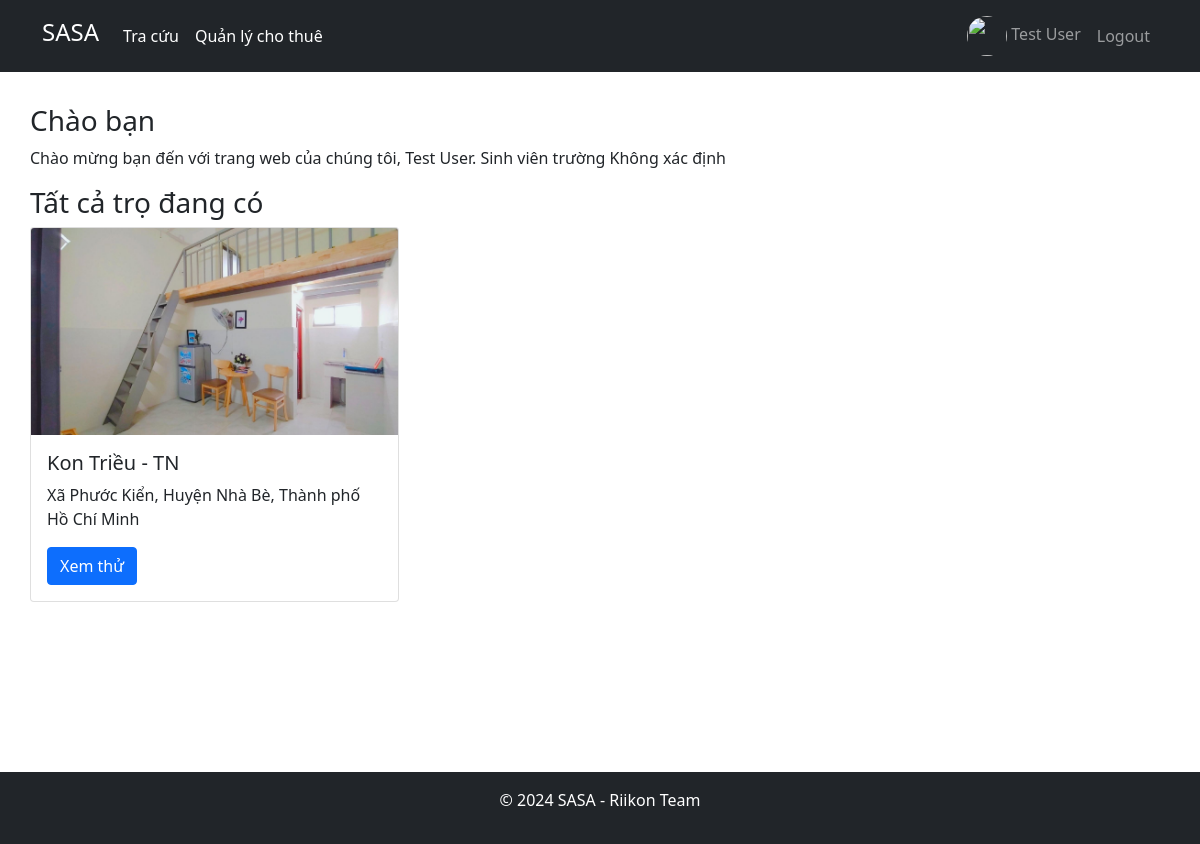
Screenshot of /home (signed in) with the database file from the repository.
### app/models.py (models this page shows, shortened)
class User(db.Model, UserMixin):
    id = db.Column(db.Integer, primary_key=True)
    email = db.Column(db.String(120), unique=True, nullable=False)
    name = db.Column(db.String(120), nullable=False)
    avatar = db.Column(db.String(200), nullable=True)
    active = db.Column(db.Boolean, default=True)
    tokens = db.Column(db.Text)
    created_at = db.Column(db.DateTime, default=datetime.datetime.now())
    updated_at = db.Column(db.DateTime, default=datetime.datetime.now())
    role = db.Column(db.String(120), nullable=False)
    onupdate=datetime.datetime.now()
    username = db.Column(db.String(120), nullable=False, unique=False)
    phone = db.Column(db.String(120), nullable=True)
    address = db.Column(db.String(120), nullable=True)
    dob = db.Column(db.DateTime, nullable=True)
    password = db.Column(db.String(240), nullable=False)

class Room(db.Model):
    id = db.Column(db.Integer, primary_key=True)
    house_id = db.Column(db.Integer, db.ForeignKey('house.id', ondelete='CASCADE'), nullable=False)
    name = db.Column(db.String(120), nullable=False)
    price = db.Column(db.Float, nullable=False)
    area = db.Column(db.Float, nullable=False)
    description = db.Column(db.Text, nullable=True)
    type = db.Column(db.String(120), nullable=True)
    max_people = db.Column(db.Integer, nullable=False)
    current_people = db.Column(db.Integer, nullable=False)
    rate = db.Column(db.Float, nullable=False, default=0)
    matching = db.Column(db.Boolean, default=False)
    created_at = db.Column(db.DateTime, default=datetime.datetime.now())
    updated_at = db.Column(db.DateTime, default=datetime.datetime.now(), onupdate=datetime.datetime.now())

class RoomImage(db.Model):
    id = db.Column(db.Integer, primary_key=True)
    url = db.Column(db.String(200), nullable=False)
    room_id = db.Column(db.Integer, db.ForeignKey('room.id'), nullable=False)

class House(db.Model):
    id = db.Column(db.Integer, primary_key=True)
    name = db.Column(db.String(120), nullable=False, unique=True)
    renter = db.Column(db.Integer, db.ForeignKey('user.id', ondelete='SET NULL'), nullable=True)
    city = db.Column(db.String(120), nullable=False)
    district = db.Column(db.String(120), nullable=False)
    ward = db.Column(db.String(120), nullable=False)
    street = db.Column(db.String(120), nullable=True)
    lat = db.Column(db.Float, nullable=False)
    lon = db.Column(db.Float, nullable=False)
    flood = db.Column(db.Integer, nullable=False)
    type = db.Column(db.String(120), nullable=False)
    description = db.Column(db.Text, nullable=True)
    full_address = db.Column(db.String(200), nullable=False)
    importance = db.Column(db.Float, nullable=False)
    place_rank = db.Column(db.Integer, nullable=False)
    rate = db.Column(db.Float, nullable=False, default=0)
    created_at = db.Column(db.DateTime, default=datetime.datetime.now())
    updated_at = db.Column(db.DateTime, default=datetime.datetime.now(), onupdate=datetime.datetime.now())

### app/routes.py (the view)
@app.route('/home')
def home():
    room = Room.query.all()
    for r in room:
        images = RoomImage.query.filter_by(room_id=r.id).all()
        r.images = images
    for r in room:
        r.house = House.query.get(r.house_id)
    university = None
    if current_user.is_authenticated:
        university = getSchoolName(current_user.email)
    return render_template('home.html', title='Trang chủ', rooms = room, university = university)

### app/routes.py (called while the page is built)
def update_template_context():
    user = None
    if current_user.is_authenticated:
        user = current_user
    return dict(user=user)

@login_manager.user_loader
def load_user(user_id):
    return User.query.get(int(user_id))

### app/templates/home.html
{% extends 'layouts/base.html' %}
{% block content %}
    <h3>Chào bạn</h3>
    {% if user is none %}
        <p>Để xem phòng trọ gần trường bạn, vui lòng <a href="/login">đăng nhập</a></p>
    {% else %}
        <p>Chào mừng bạn đến với trang web của chúng tôi, {{user.name}}. Sinh viên trường {{university}}</p>
    {% endif %}
    <h3>Tất cả trọ đang có</h3>
    <div class="row row-cols-1 row-cols-md-3 g-3">
        {% for room in rooms %}
        <div class="col">
            <div class="card h-100">
                {% if room.images and room.images[0] %}
                <img src="{{room.images[0].url}}" class="card-img-top" alt="...">
                {% endif %}
                <div class="card-body">
                    <h5 class="card-title">{{room.name}}</h5>
                    <p class="card-text">{{room.house.street + ', ' if room.house.street else ''}} {{room.house.ward + ', ' if room.house.ward else ''}} {{room.house.district + ', ' if room.house.district else ''}} {{room.house.city}}</p>
                    <a href="/detail/{{room.id}}" class="btn btn-primary">Xem thử</a>
                </div>
            </div>
        </div>
        {% endfor %}
    </div>
{% endblock %}

### app/templates/layouts/navbar.html (shortened to what this page needs)
{% block navbar %}
<nav class="navbar navbar-expand-lg navbar-dark bg-dark">
    <div class="container">
      <a class="navbar-brand" href="/">
        <h4>SASA</h4>
      </a>
      <div class="collapse navbar-collapse" id="navbarScroll">
        <ul class="navbar-nav me-auto my-2 my-lg-0 navbar-nav-scroll" style="--bs-scroll-height: 100px;">
          <li class="nav-item">
            <a class="nav-link active" aria-current="page" href="/lookup">Tra cứu</a>
          </li>
          {% if user.role == 'renter' %}
          <li class="nav-item">
            <a class="nav-link active" aria-current="page" href="/rent">Quản lý cho thuê</a>
          </li>
          {% endif %}
        </ul>
        <ul class="navbar-nav d-flex align-items-center">
          {% if user is none %}
            <li class="nav-item">
              <a class="nav-link" href="/login">Login</a>
            </li>
          {% else %}
            <li class="nav-item">
              <a class="nav-link" href="/profile">
                <img src="{{user.avatar}}" alt="" srcset="" style="width: 40px; height: 40px; border-radius: 50%;">
                {{user.name}}
              </a>
            </li>
            <li class="nav-item">
              <a class="nav-link" href="/logout">Logout</a>
            </li>
          {% endif %}
        </ul>
      </div>
    </div>
  </nav>
{% endblock %}

### app/static/css/style.css (style rules this page uses)
* { user-select: none; }
.card img { aspect-ratio: 16/9; object-fit: cover; }

### rows the page displays
User: name "Test User"
Room: url (picture), name "Kon Triều - TN", house "Xã Phước Kiển,", house "Huyện Nhà Bè,", house.city "Thành phố Hồ Chí Minh"

### other values shown
{{ university }} "Không xác định"
